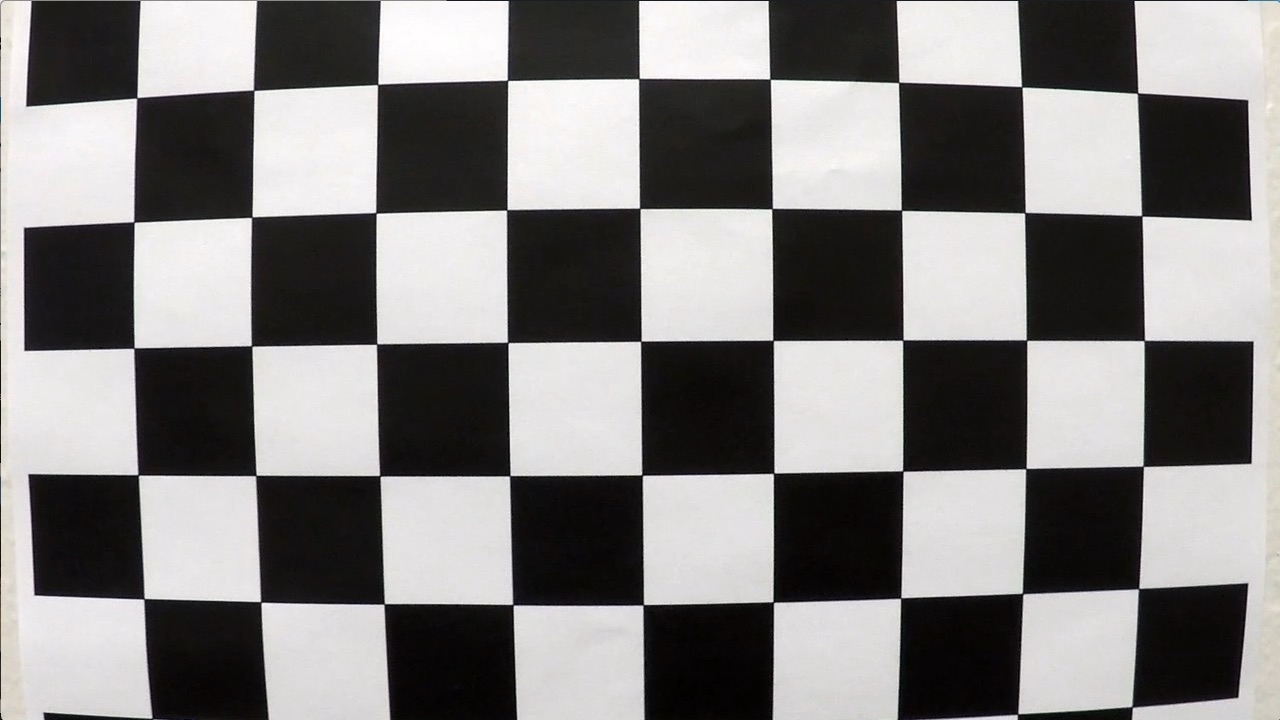
#> input picture camera_cal/calibration1.jpg, 1280 x 720 px; its folder holds 7 pictures in this run
$ python camera_calibration.py
#> lines starting #> are read from the running program, lines starting #| are printed output that depends on the picture; after the words box and inside, x2 and y2 are one past the last pixel; in counts of white or black regions, pixels touching at a corner belong together
import numpy as np
import cv2
import matplotlib.pyplot as plt
import matplotlib.image as mpimg
import glob
import pickle

# Collect all calibration images by name
images = glob.glob("camera_cal/calibration*.jpg")

# Initialize array to store corners
objpoints = []      # Real 3D objectpoints
imgpoints = []    # 2D points in image

for img_name in images:
    img = cv2.imread(img_name)
#> img is the input picture: shape (720, 1280, 3); mean B, G, R 127.8, 128.4, 130.1
    # coordinates of this image object points
    if img_name == "camera_cal/calibration1.jpg":
        nx, ny = 9, 5
    elif img_name == "camera_cal/calibration4.jpg":
        nx, ny = 7, 4
    elif img_name == "camera_cal/calibration5.jpg":
        nx, ny = 7, 5
    else:
        nx, ny = 9, 6
    objp = np.zeros((nx*ny,3), np.float32)
    objp[:,:2] = np.mgrid[0:nx, 0:ny].T.reshape(-1,2)
    # Convert to grayscale
    gray = cv2.cvtColor(img, cv2.COLOR_BGR2GRAY)
    # Find the chessboard corners
    ret, corners = cv2.findChessboardCorners(gray, (nx, ny), None)
#> ret = True; corners = 45 rows, first 8: [137.5, 96.45], [253.6, 90.19], [377.5, 84.48], [506.8, 79.62], [639.6, 77.4], [770.5, 79.55], [899.2, 82.02], [1022.5, 87.62]
    # If found, save object points and corners as image points
    if ret:
        # Save the corners (2D points) and the objp (3D locations) on our arrays
        imgpoints.append(corners)
        objpoints.append(objp)

# Perform camera calibration with data points over all 20 images
ret, mtx, dist, rvecs, tvecs = cv2.calibrateCamera(objpoints, imgpoints, gray.shape[::-1], None, None)
# Save data into file
save_data = {'mtx': mtx, 'dist': dist}
pickle.dump(save_data, open('calibrate_camera.p', 'wb'))

img = cv2.imread("camera_cal/calibration1.jpg")
nx, ny = 9, 5
# Find corners and calibrated images
gray = cv2.cvtColor(img, cv2.COLOR_BGR2GRAY)
ret, corners = cv2.findChessboardCorners(gray, (nx, ny), None)
cv2.drawChessboardCorners(img, (nx, ny), corners, ret)
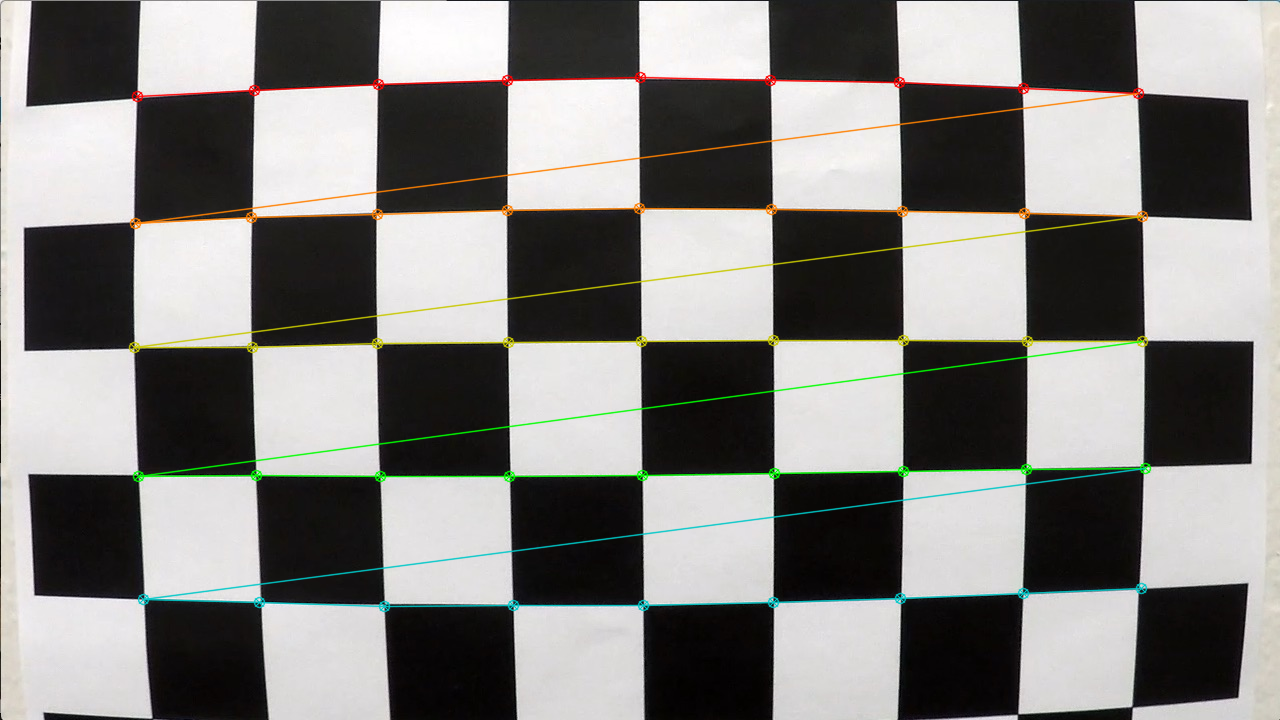
#> img: shape (720, 1280, 3); 3.34% of pixels changed, all inside (x1, y1, x2, y2) = (128, 71, 1152, 613)
dst_all = cv2.undistort(img, mtx, dist, None, mtx)
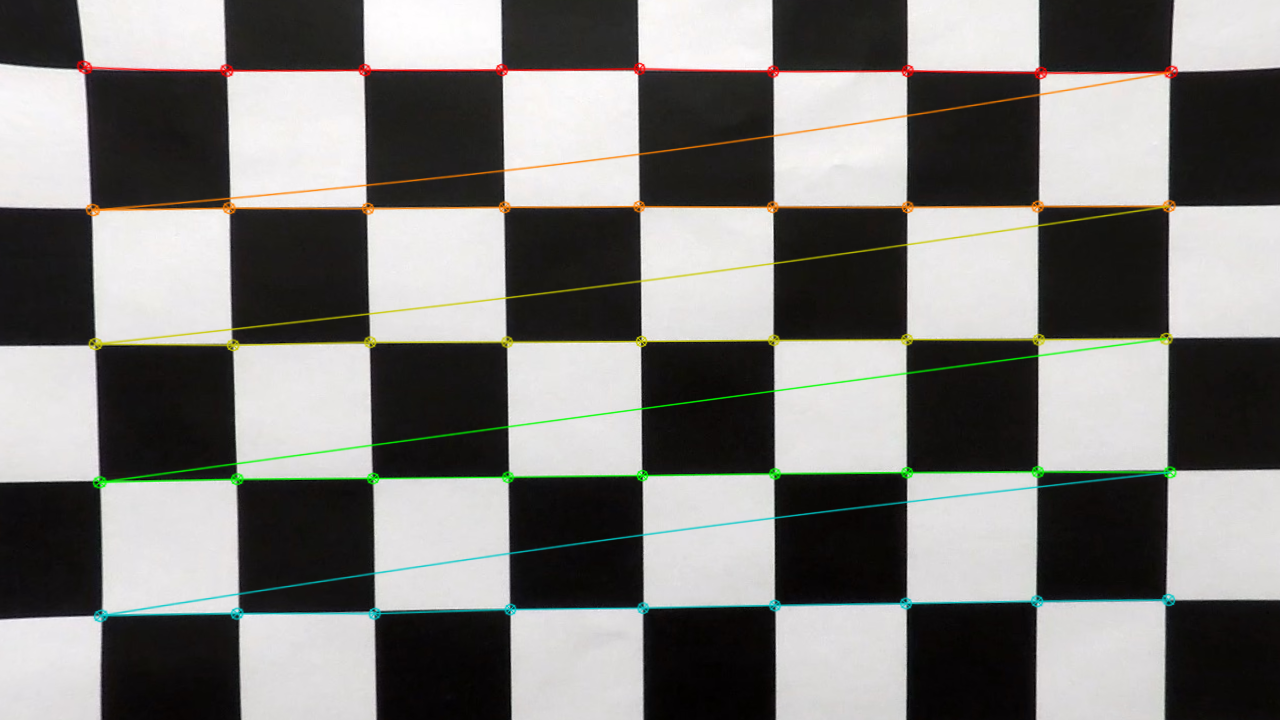
#> dst_all: shape (720, 1280, 3); mean B, G, R 121.9, 124.6, 125.5
# Plot
f, (ax1, ax2) = plt.subplots(1, 2, figsize=(8,2.5))
f.tight_layout()
for ax in (ax1, ax2):
    ax.axis('off')
ax1.imshow(img)
ax1.set_title("Original image", fontsize=18)
ax2.imshow(dst_all)
ax2.set_title("Undistorted image", fontsize=18)
plt.subplots_adjust(left=0.01, right=0.99, top=0.9, bottom=0)
plt.show()
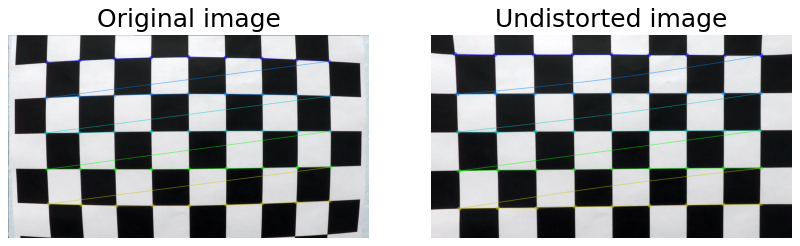
#> figure drawn by matplotlib, 2 panels; B, G, R data is drawn as R, G, B
f.savefig("chessboard_correct.jpg")

plot = False
if plot:
    idx = 0
    for img_name in images:
        img = cv2.imread(img_name)
        if img_name == "camera_cal/calibration1.jpg":
            nx, ny = 9, 5
        elif img_name == "camera_cal/calibration4.jpg":
            nx, ny = 7, 4
        elif img_name == "camera_cal/calibration5.jpg":
            nx, ny = 7, 5
        else:
            nx, ny = 9, 6
        # Find corners and calibrated images
        gray = cv2.cvtColor(img, cv2.COLOR_BGR2GRAY)
        ret, corners = cv2.findChessboardCorners(gray, (nx, ny), None)
        cv2.drawChessboardCorners(img, (nx, ny), corners, ret)
        ret, mtx_one, dist_one, rvecs, tvecs = cv2.calibrateCamera([objpoints[idx]], [imagepoints[idx]], gray.shape[::-1], None, None)
        dst_one = cv2.undistort(img, mtx_one, dist_one, None, mtx_one)
        dst_all = cv2.undistort(img, mtx, dist, None, mtx)
        # Plot
        f, (ax1, ax2, ax3) = plt.subplots(3, 1, figsize=(8,8), sharex=True)
        ax1.imshow(img)
        ax1.set_title(img_name)
        ax2.imshow(dst_one)
        ax2.set_title("Using corners in this image")
        ax3.imshow(dst_all)
        ax3.set_title("Using all corners")
        plt.show()
        idx += 1
